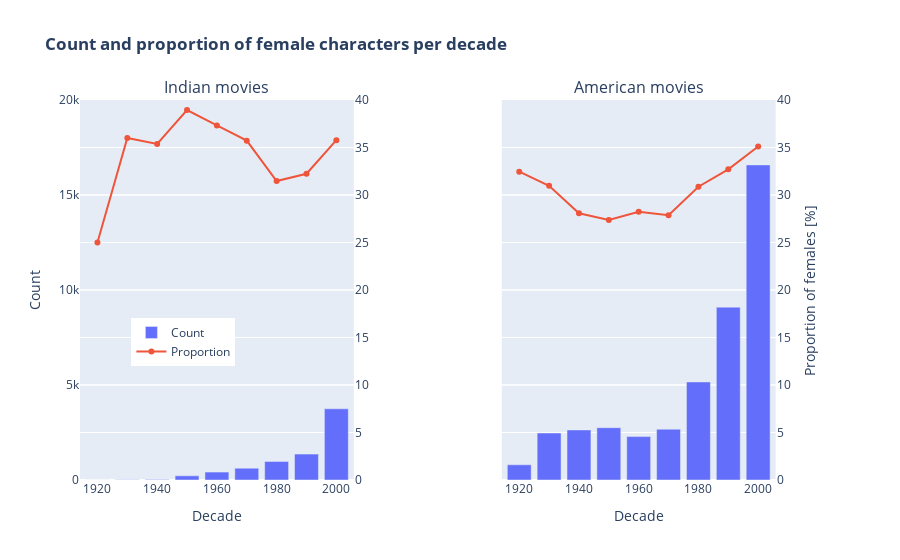

Notebook source saved alongside this figure:
### Code cell
#Count male and female characters per decade across all movies
gender_count_indian = indian_charadata.groupby('decade').apply(lambda x : pd.Series({'M' : x[x.actor_gender == 'M'].shape[0], 
                                                                                       'F' : x[x.actor_gender == 'F'].shape[0]}))
gender_count_indian['proportion_f'] = gender_count_indian.F * 100 / (gender_count_indian.M + gender_count_indian.F)
gender_count_indian.reset_index(inplace = True)
gender_count_indian.sort_values(by = "decade", inplace = True)

gender_count_american = american_charadata.groupby('decade').apply(lambda x : pd.Series({'M' : x[x.actor_gender == 'M'].shape[0], 
                                                                                       'F' : x[x.actor_gender == 'F'].shape[0]}))
gender_count_american['proportion_f'] = gender_count_american.F * 100 / (gender_count_american.M + gender_count_american.F)
gender_count_american.reset_index(inplace = True)
gender_count_american.sort_values(by = "decade", inplace = True)

# Create figure with secondary y-axis
fig = make_subplots(rows=1, cols=2, shared_xaxes = True, shared_yaxes = True, specs=[[{"secondary_y": True,}, {"secondary_y": True,}]],subplot_titles = ["Indian movies", "American movies"])

blue, red = px.colors.qualitative.Plotly[0], px.colors.qualitative.Plotly[1]

# Add traces
fig.add_trace(go.Bar(name = 'Count', x = gender_count_indian['decade'], y = gender_count_indian['F'], marker_color = blue),
    secondary_y = False, row = 1, col = 1
)
fig.add_trace(go.Scatter(name = 'Proportion', x=gender_count_indian['decade'], y=gender_count_indian['proportion_f'], line=dict(width=2, color=red), marker=dict(color=red)),
    secondary_y = True, row = 1, col = 1
)
fig.add_trace(go.Bar(name = 'Count of female characters', x = gender_count_american['decade'], y = gender_count_american['F'],showlegend=False, marker_color = blue),
    secondary_y = False, row = 1, col = 2   
)
fig.add_trace(go.Scatter(name = 'Proportion of female characters', x=gender_count_american['decade'], y=gender_count_american['proportion_f'],showlegend=False, line=dict(width=2, color=red), marker=dict(color=red)),
    secondary_y = True, row = 1, col = 2  
)

# Add figure title
fig.update_layout(
    title_text="<b>Count and proportion of female characters per decade",
    legend=dict(
        yanchor="bottom",
        y=0.3,
        xanchor="right",
        x=0.21
    )
)

# Set x-axis title
fig.update_xaxes(title_text="Decade")

# Set y-axes titles
fig.update_yaxes(range = [0,20000], row = 1, secondary_y = False)
fig.update_yaxes(title_text = "Count", secondary_y = False, row = 1, col = 1)
fig.update_yaxes(range = [0,40], row = 1, secondary_y = True)
fig.update_yaxes(title_text = "Proportion of females [%]", secondary_y = True, row = 1, col = 2)


fig.show()


FIG_NAME = 'Count_proportion_geographical.svg'
pio.write_image(fig, file = JPEG_PATH + FIG_NAME, format = "svg")

### Figure 1 — Plotly figure (JSON) as saved in the notebook; plotly's stock layout.template omitted (floating-point values rounded to 4 significant figures)
{"data": [{"marker": {"color": "#636EFA"}, "name": "Count", "type": "bar", "x": [1920, 1930, 1940, 1950, 1960, 1970, 1980, 1990, 2000], "xaxis": "x", "y": [2, 18, 29, 220, 415, 623, 979, 1362, 3747], "yaxis": "y"}, {"line": {"color": "#EF553B", "width": 2}, "marker": {"color": "#EF553B"}, "name": "Proportion", "type": "scatter", "x": [1920, 1930, 1940, 1950, 1960, 1970, 1980, 1990, 2000], "xaxis": "x", "y": [25, 36, 35.37, 38.94, 37.32, 35.72, 31.47, 32.24, 35.77], "yaxis": "y2"}, {"marker": {"color": "#636EFA"}, "name": "Count of female characters", "showlegend": false, "type": "bar", "x": [1920, 1930, 1940, 1950, 1960, 1970, 1980, 1990, 2000], "xaxis": "x2", "y": [800, 2473, 2636, 2753, 2285, 2674, 5161, 9097, 16584], "yaxis": "y3"}, {"line": {"color": "#EF553B", "width": 2}, "marker": {"color": "#EF553B"}, "name": "Proportion of female characters", "showlegend": false, "type": "scatter", "x": [1920, 1930, 1940, 1950, 1960, 1970, 1980, 1990, 2000], "xaxis": "x2", "y": [32.45, 30.96, 28.08, 27.37, 28.24, 27.87, 30.87, 32.7, 35.11], "yaxis": "y4"}], "layout": {"annotations": [{"font": {"size": 16}, "showarrow": false, "text": "Indian movies", "x": 0.185, "xanchor": "center", "xref": "paper", "y": 1, "yanchor": "bottom", "yref": "paper"}, {"font": {"size": 16}, "showarrow": false, "text": "American movies", "x": 0.755, "xanchor": "center", "xref": "paper", "y": 1, "yanchor": "bottom", "yref": "paper"}], "legend": {"x": 0.21, "xanchor": "right", "y": 0.3, "yanchor": "bottom"}, "title": {"text": "<b>Count and proportion of female characters per decade"}, "xaxis": {"anchor": "y", "domain": [0, 0.37], "title": {"text": "Decade"}}, "xaxis2": {"anchor": "y3", "domain": [0.57, 0.94], "title": {"text": "Decade"}}, "yaxis": {"anchor": "x", "domain": [0, 1], "range": [0, 20000], "title": {"text": "Count"}}, "yaxis2": {"anchor": "x", "overlaying": "y", "range": [0, 40], "side": "right"}, "yaxis3": {"anchor": "x2", "domain": [0, 1], "matches": "y", "range": [0, 20000], "showticklabels": false}, "yaxis4": {"anchor": "x2", "overlaying": "y3", "range": [0, 40], "side": "right", "title": {"text": "Proportion of females [%]"}}}}
